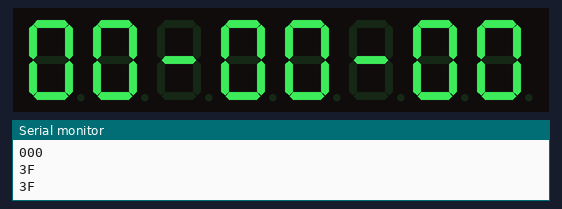
The sketch below on a simulated Arduino Uno, built with avr-gcc and run on an emulated ATmega328P. Shown: 8-digit seven-segment display, the last lines printed to the serial monitor. Wiring (inferred from the names in the program): TM1638 display and keys: STB pin 7; clock pin 9; DIO pin 8.

Above: at 0.1 s.
At 4.1 s:
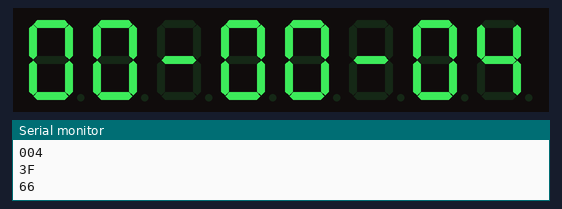
At 7.1 s:
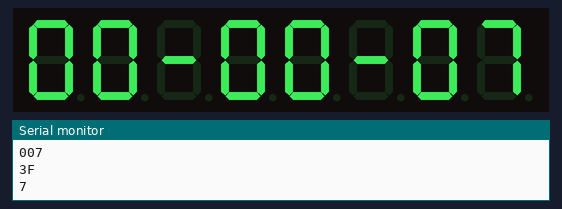
At 16.1 s:
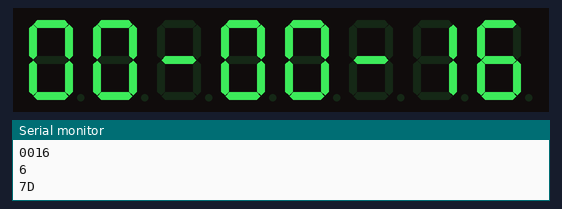
At 22.1 s:
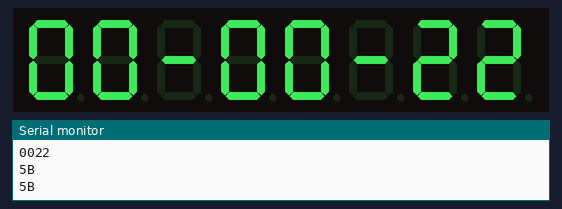
At 37.1 s:
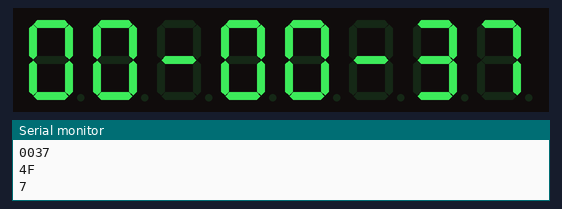

The sketch:

LAB11Checkpoint1.ino
```cpp
//LAB11Ch1 นับเวลาเรื่อยๆโดยไม่ใช้ Interrupt
const int strobe = 7; //กำหนด PIN7 สำหรับ strobe
                      //--ใช้ในการกำหนดว่าตอนนี้ให้อ่านข้อมูลไหม
                      //--ส่งข้อมูล TM1638 = LOW
const int clock = 9;  //กำหนด PIN9 สำหรับ clk ขานี้ใช้สำหรับส่งและรับข้อมูลระหว่าง TM1638 และ Arduino
const int data = 8;   //กำหนด PIN8 สำหรับ data ขานี้ใช้สำหรับสัญญาณนาฬิกาเพื่อซิงโครไนซ์ข้อมูลระหว่าง TM1638 และ Arduino
unsigned int hour, minute, sec;

void sendCommand(uint8_t value) //รับค่ามา 1 ค่า ขนาด 8 บิต
{
  digitalWrite(strobe, LOW);  //ก่อนจะส่งข้อมูลให้ Set Stobe = LOW
  shiftOut(data, clock, LSBFIRST, value);
  //shiftOut = การส่งข้อมูลแบบ serial communication
  //--shiftOut ต้องการทราบว่าขาไหนเป็นขา data, clock
  //--เป็นกำหนดว่าให้บิตไหนทำงานก่อน
  //--LSBFIRST = บิตขวาสุดถูกส่งไปก่อน
  digitalWrite(strobe, HIGH); //กลับไปยังโหมดเดิม
}

void reset()
{
  sendCommand(0x40); //set auto increment mode
                     //--ส่งค่า 0x40 ไปก่อน
  digitalWrite(strobe, LOW);
  shiftOut(data, clock, LSBFIRST, 0xc0);   //set starting address to 0
  for(uint8_t i = 0; i < 16; i++) //ตัว display แสดงค่า 16 ตำแหน่ง (LED 16 ตัว)
  {
    shiftOut(data, clock, LSBFIRST, 0x00);  //ส่งให้ไฟดับ
  }
  digitalWrite(strobe, HIGH);
}

void setup()
{
  pinMode(strobe, OUTPUT);  //SET UP PINMODE
  pinMode(clock, OUTPUT);   //SET UP PINMODE
  pinMode(data, OUTPUT);    //SET UP PINMODE
  hour = 0;
  minute = 0;
  sec = 0;
  sendCommand(0x8f);  //เริ่มการทำงานของบอร์ด เป็นการส่ง command ให้ TM1638
  reset();  //เรียก Function 1รอบ เพื่อเคลียค่าบอร์ดให้หมด
  Serial.begin(9600);
}

void update_time(){
  if(sec == 59){
    sec = 0; ////ถ้าวนวินาทีนาทีครบ 59 นาทีแล้วจะวนกลับไปเริ่มนับใหม่เป็น 0
    if(minute == 59){ //ถ้าวนนาทีครบ 59 นาทีแล้วจะวนกลับไปเริ่มนับใหม่เป็น 0
      minute = 0;
      hour == 23. ? 0 : hour++; //ถ้าวนลูปครบ 23 ชม แล้วจะวนกลับไปเริ่มนับใหม่เป็น 0
                                //--ถ้ายังวนไม่ครบถึง 23 ก็ให้เพิ่มขึน 1 ค่า
                                //--แล้วนาทีเป็น 59 เมื่อเพิ่มขึ้น 1 ค่า ก็จะเท่ากับ 0 ให้บวก hr เพิ่ม
                                //--ถ้านาทียังไม่ถึง 59 ก็เพิ่มค่านาทีขึ้น 1 ค่า
    }
    else{
      minute++;
    }
  }
  else{
    sec++;    //วินาทีก็ทำเหมือนกัน
  }
}

void display_7seg()
{
 uint8_t digits[] = { 0x3f, 0x06, 0x5b, 0x4f, 0x66, 0x6d, 0x7d, 0x07, 0x7f, 0x6f }; //แสดงค่า output เป็ยเลข 0-9
 sendCommand(0x44); // set single address
 //Hour
 digitalWrite(strobe, LOW); //ก่อนที่จะส่งข้อมูลต้อง set strobe เป็น Low
 shiftOut(data, clock, LSBFIRST, 0xc0); //shiftOut เพื่อบอกว่าจะส่งข้อมูลไหนไปยังตำแหน่งไหน
 shiftOut(data, clock, LSBFIRST, digits[hour/10]); //ข้อมูลที่ต้องการจะส่ง (ค่าชั่วโมงหลักสิบ)
 digitalWrite(strobe, HIGH); //ส่งข้อมูลเสร็จ ser strobe เป็น high
 digitalWrite(strobe, LOW); //set strobe เป็น LOW เพื่อนเตรียมส่งข้อมูลถัดไป
 shiftOut(data, clock, LSBFIRST, 0xc2); //ส่งข้อมูลไปยังตำแหน่งไหน (ตำแหน่ง 0xc2)
 shiftOut(data, clock, LSBFIRST, digits[hour%10]); //ค่าชั่วโมงหลักหน่วย
 digitalWrite(strobe, HIGH);
 //Seperate ขีดขั้นกลาง
 digitalWrite(strobe, LOW);
 shiftOut(data, clock, LSBFIRST, 0xc4); //ส่งข้อมูลไปยังตำแหน่งไหน
 shiftOut(data, clock, LSBFIRST, 0x40); //ให้ตำแหน่งที่ขีดตรงกลาง G ติด
 digitalWrite(strobe, HIGH);
 //Min
 digitalWrite(strobe, LOW);
 shiftOut(data, clock, LSBFIRST, 0xc6);
 shiftOut(data, clock, LSBFIRST, digits[minute/10]);
 digitalWrite(strobe, HIGH);
 digitalWrite(strobe, LOW);
 shiftOut(data, clock, LSBFIRST, 0xc8);
 shiftOut(data, clock, LSBFIRST, digits[minute%10]);
 digitalWrite(strobe, HIGH);
 //Seperate
 digitalWrite(strobe, LOW);
 shiftOut(data, clock, LSBFIRST, 0xca);
 shiftOut(data, clock, LSBFIRST, 0x40);
 digitalWrite(strobe, HIGH);
 //Sec
 digitalWrite(strobe, LOW);
 shiftOut(data, clock, LSBFIRST, 0xcc);
 shiftOut(data, clock, LSBFIRST, digits[sec/10]);
 digitalWrite(strobe, HIGH);
 digitalWrite(strobe, LOW);
 shiftOut(data, clock, LSBFIRST, 0xce);
 shiftOut(data, clock, LSBFIRST, digits[sec%10]);
 digitalWrite(strobe, HIGH);
 Serial.println(digits[sec/10], HEX);
 Serial.println(digits[sec%10], HEX);
}

void loop()
{
  Serial.print(hour);
  Serial.print(minute);
  Serial.print(sec);
  Serial.println();
  display_7seg();
  delay(1000);  //1000ms เพื่อให้ครบ 1s แล้วไปทำใน update time
  update_time();
}
```

Measured:
- what the display in image 1 shows lasts 1.0 s, from 4.0 s to 5.0 s
